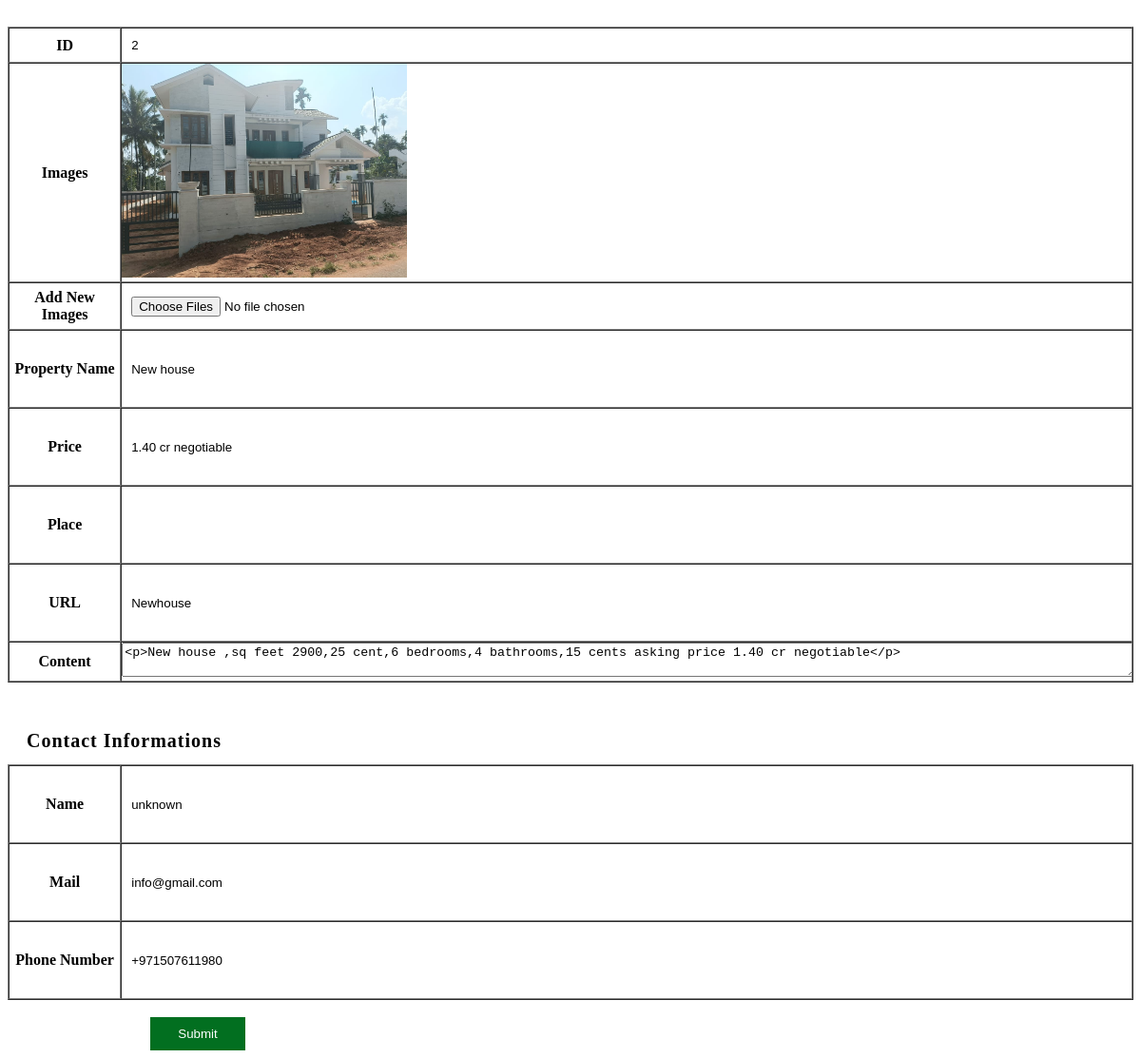
The app's page /dashboard/house/update.php?sa=2 (signed in) with its own data.
### tables this page shows
CREATE TABLE `house` (
  `id` int(11) NOT NULL,
  `images` text NOT NULL,
  `pname` varchar(200) NOT NULL,
  `name` varchar(100) NOT NULL,
  `price` varchar(50) NOT NULL,
  `mail` varchar(100) NOT NULL,
  `place` varchar(100) NOT NULL,
  `url` text NOT NULL,
  `phone` varchar(50) NOT NULL,
  `txt` text NOT NULL
);

### dashboard/house/update.php (the view, shortened to what this page needs)
<?php
if (isset($_SESSION['id']) && isset($_SESSION['username'])) {
?>
<!DOCTYPE html>
<html lang="en">
<head>
    <link rel="stylesheet" href="../css/style.css">
</head>
<body>
   <?php
   include("../root/db.php");
   $id=$_GET['sa'];
   $sql="SELECT * FROM house WHERE id='$id'";
   $result=$mysqli->query($sql);
   if($result->num_rows>0){
    while($row=$result->fetch_assoc()){
?>
        <table width="100%" style="margin: auto;padding-top:20px" align="center" cellpadding="0" cellspacing="0">
            <tr>
                <td>
                    <form action="update_back.php" method="post" enctype="multipart/form-data" id="formID" class="formular">
                        <table width="100%" border="1" cellspacing="0" cellpadding="0">
                            <tr>
                                <td width="175" style="text-align: center;">ID</td>
                                <td width="419"><input type="text" name="image_id" value="<?php echo $row['id'];?>" readonly/></td>
                            </tr>
                            <tr>
                                <td style="text-align: center;">Images</td>
                                <td>
                                <?php
                                  $imageFilenames = explode(',', $row['images']);
                                  $num = count($imageFilenames);
                                  for ($i = 0; $i < $num; $i++) {
                                    $firstImage = trim($imageFilenames[$i]);
                                    $imagePath = "../gallery/house/" . $firstImage;
                                    ?>
                                      <img src="<?php echo $imagePath; ?>" alt="Current Image" style="max-width: 300px; max-height: 300px;">
                                      <?php
                                  }
                                  ?>
                                </td>
                            </tr>
                            <tr style="height: 50px;">
                                <td style="text-align: center;">Add New Images</td>
                                <td><input type="file" name="new_images[]" class="validate[required]" multiple /></td>
                            </tr>
                            <tr>
                                <td style="text-align: center;">Property Name</td>
                                <td style="width: 90%;"><input style="width: 99%;height: 60px;" type="text" name="pname" value="<?php echo $row['pname'];?>"/></td>
                            </tr>
                            <tr>
                                <td style="text-align: center;">Price</td>
                                <td style="width: 90%;"><input style="width: 99%;height: 60px;" type="text" name="price" value="<?php echo $row['price'];?>"/></td>
                            </tr>
                            <tr>
                                <td style="text-align: center;">Place</td>
                                <td style="width: 90%;"><input style="width: 99%;height: 60px;" type="text" name="place" value="<?php echo $row['place'];?>"/></td>
                            </tr>
                            <tr>
                                <td style="text-align: center;">URL</td>
                                <td style="width: 90%;"><input style="width: 99%;height: 60px;" type="text" name="url" value="<?php echo $row['url'];?>"/></td>
                            </tr>
                            <tr>
                                <td style="text-align: center;">Content</td>
                                <td style="width: 90%;"><textarea name="txt" id="editor" style="width: 100%;"><?php echo $row['txt'];?></textarea></td>
                            </tr>
                            </table><br><br>
                            <tr>
                                <td style="height: 50px;border:0;padding-left:20px;letter-spacing:1px;font-size:20px;">Contact Informations</td>
                            </tr>
                            <table width="100%" border="1" cellspacing="0" cellpadding="0">
                            <tr>
                                <td style="text-align: center;">Name</td>
                                <td style="width: 90%;"><input style="width: 99%;height: 60px;" type="text" name="name" value="<?php echo $row['name'];?>"/></td>
                            </tr>
                            <tr>
                                <td style="text-align: center;">Mail</td>
                                <td style="width: 90%;"><input style="width: 99%;height: 60px;" type="mail" name="mail" value="<?php echo $row['mail'];?>"/></td>
                            </tr>
                            <tr>
                                <td style="text-align: center;">Phone Number</td>
                                <td style="width: 90%;"><input style="width: 99%;height: 60px;" type="phone" name="phone" value="<?php echo $row['phone'];?>"/></td>
                            </tr>
                        </table>
                        <br>
                        <div class="card">
                            <input type="submit" name="button" id="button" value="Submit" class="submit-btn"/>
                        </div>
                    </form>
                </td>
            </tr>
        </table>
<?php
        }
    }
?>
</body>
</html>
<?php
} else {
    header("Location: ../login/index.php");
    exit();
}
?>

### dashboard/css/style.css (style rules this page uses)
:root { --blue:#14b0a9; --red:#764d2a; --primary_clr:#026f20; --heading-clr:#026f20b5; --secondary-clr:#b64646d4; }
.submit-btn { width: 100px; padding: 10px; background-color: var(--primary_clr); color: white; border: 0; margin-left: 150px; }

### dashboard/house/update.php (style rules this page uses)
input { border: 0; outline: 0; padding: 10px; }
td { overflow-x: hidden; }
table tr td:nth-child(1) { font-weight: bold; }

### records on screen
house: image_id "2", images (picture), pname "New house", price "1.40 cr negotiable", url "Newhouse", txt "<p>New house ,sq feet 2900,25 cent,6 bedrooms,4 bathrooms,15 cents asking price 1.40 cr negotiable</p>", name "unknown", mail "info@gmail.com", phone "+971507611980"
